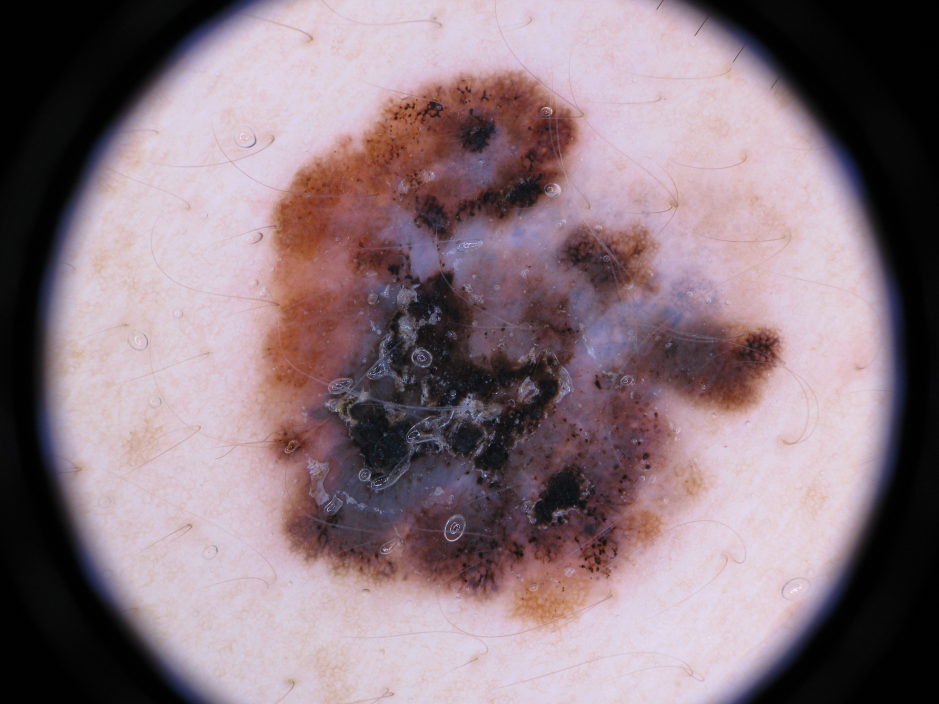
#> input picture data/images_test/img4.jpg, 2816 x 2112 px (shown at 1/3 size)
$ jupyter execute --allow-errors report.ipynb
#> lines starting #> are read from the running program, lines starting #| are printed output that depends on the picture
### src/utils/display_image.py
# Set of functions for displaying images (1, 2 or 3 images)

import numpy as np
import cv2
import matplotlib.pyplot as plt

# [16 lines left out: function viewimgs, not called in this run]


def view3imgs(img1, img2, img3):  # WARNING: img1, img2, and img3 must have the same number of channels
    # Convert to RGB for matplotlib, not the same convention as OpenCV
    img1_rgb = cv2.cvtColor(img1, cv2.COLOR_BGR2RGB) if len(img1.shape) == 3 else img1
    img2_rgb = cv2.cvtColor(img2, cv2.COLOR_BGR2RGB) if len(img2.shape) == 3 else img2
    img3_rgb = cv2.cvtColor(img3, cv2.COLOR_BGR2RGB) if len(img3.shape) == 3 else img3

    # Resize img2 and img3 if different size
    if img1.shape != img2.shape:
        img2_rgb = cv2.resize(img2_rgb, (img1.shape[1], img1.shape[0]))
    if img1.shape != img3.shape:
        img3_rgb = cv2.resize(img3_rgb, (img1.shape[1], img1.shape[0]))

    # Concatenate the three images
    img_conc = np.hstack((img1_rgb, img2_rgb, img3_rgb))

    # Plot the images
    plt.imshow(img_conc, cmap='gray' if len(img_conc.shape) == 2 else None)
    plt.axis('off')  # Hide the axes
    plt.show()


# [19 lines left out: functions viewimage, mask_display, not called in this run]

### report.ipynb
# 4IM01 - Skin Lesion Segmentation

[cell 1]
# All imports
from src.utils.display_image import viewimage, viewimgs, view3imgs
import cv2
#> (the rest of this cell did not finish here and is left out)

## Objective
This project focuses on the analysis of dermatological images of skin lesions. The goal is to create a pipeline that takes as input a dermatological image presenting a lesion and outputs the binary mask of this lesion to enable analysis by physicians. The images we analyze are all of the same type. The lesion is always located at the center of the image. We therefore seek to use a segmentation method to obtain the binary mask of each lesion.

### Statement of the segmentation problem:

One of the challenges in analyzing this type of dermatological image is that the acquisition is never identical and our pipeline must adapt to all different types of skin and lesions. Indeed, the images are diverse and present varied contrasts. Thus, we can find dark areas that complicate the application of segmentation. Some lesions are more or less marked and contrasted, which can prevent easy segmentation. The presence of hair is also one of the challenges of segmentation since it hinders the identification of the lesion itself.

The images below show this diversity within the dermatological images we consider:

[cell 2]
img4, img7, img19 = cv2.imread('data/images_test/img4.jpg'), cv2.imread('data/images_test/img7.jpg'), cv2.imread('data/images_test/img19.jpg')
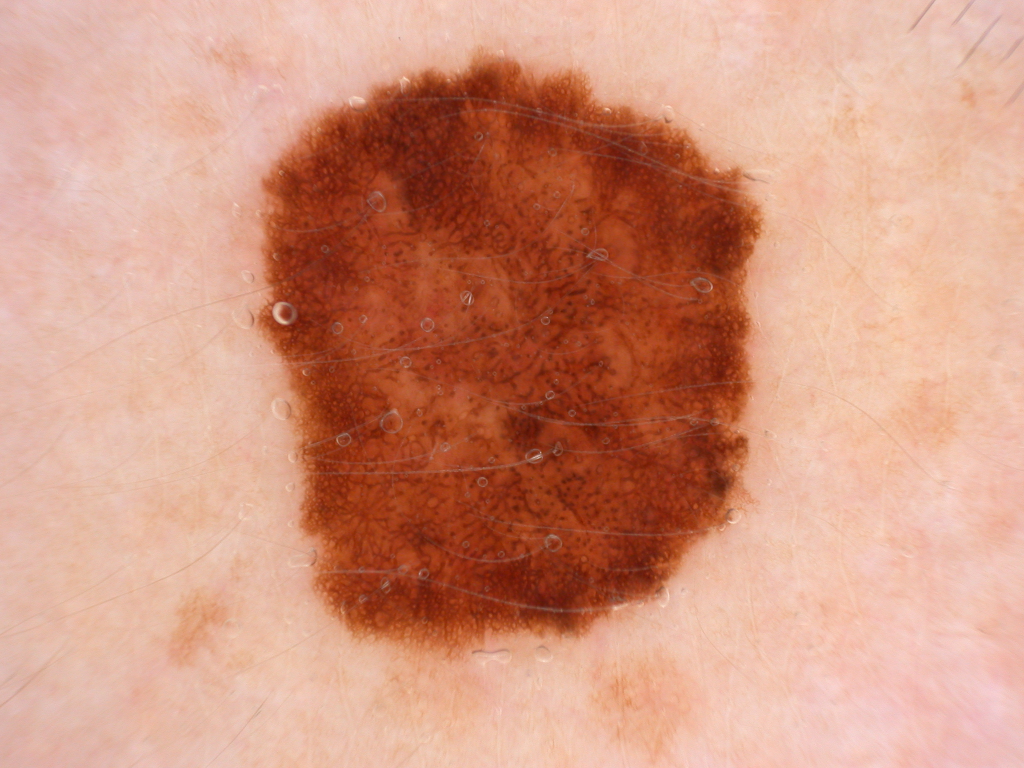
#> input picture data/images_test/img7.jpg, 2048 x 1536 px (shown at 1/2 size)
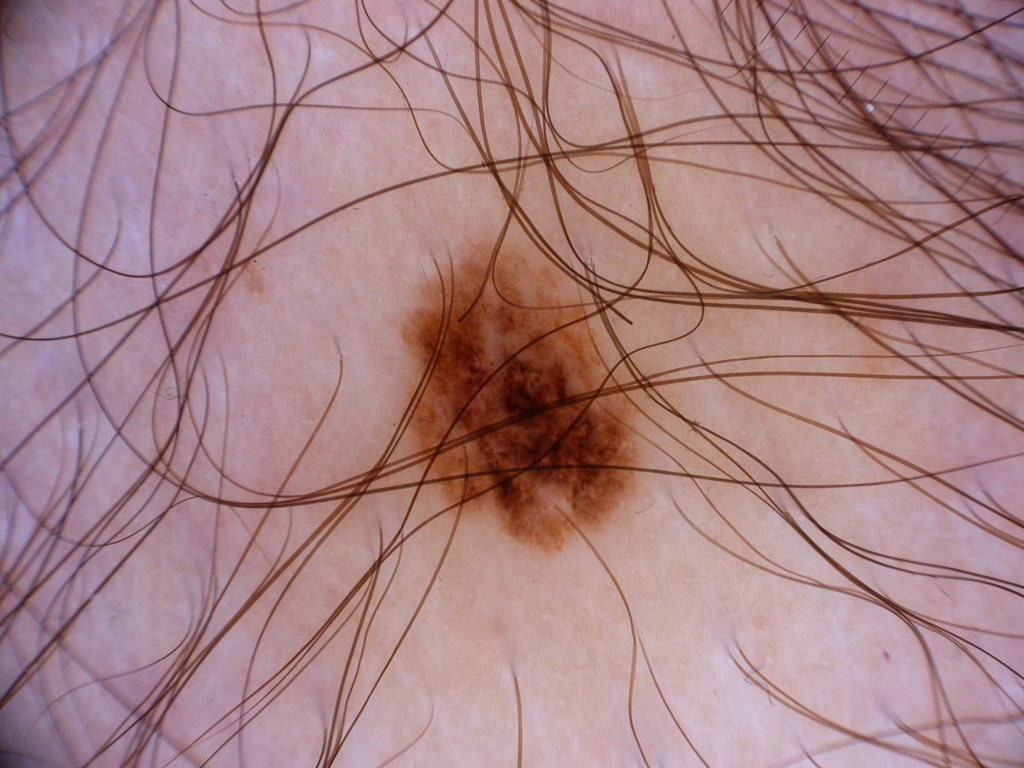
#> input picture data/images_test/img19.jpg, 2048 x 1536 px (shown at 1/2 size)
#> img4 is the input picture: shape (2112, 2816, 3); mean B, G, R 126.7, 118.9, 137.8
#> img7 is the input picture: shape (1536, 2048, 3); mean B, G, R 127.5, 150, 209.6
#> img19 is the input picture: shape (1536, 2048, 3); mean B, G, R 133, 130.1, 167
view3imgs(img4, img7, img19)

### Pipeline Organization

The pipeline implemented to obtain binary segmentation masks of skin lesions is divided into three distinct parts: pre-processing, segmentation, and post-processing.

#### Pre-processing:

The pre-processing steps aim to "clean" the original image to improve the quality of the output from the segmentation algorithm that will subsequently be applied to the dermatological image. Two sub-steps are distinguished in this image pre-treatment: _black frame removal_ and _hair removal_.

Indeed, some images present dark or black areas in the corners that interfere with the _hair removal_ and segmentation algorithms. The first challenge is therefore to select these black areas, the black frames, so as not to take them into account in the subsequent processing within the pipeline.

Next, we seek to remove potential hair present on the images because they are dark and strongly interfere with the lesions, which are also dark.

#### Otsu's Segmentation Method:

To better understand why pre-processing is essential, it is first necessary to focus on the segmentation method we used. This is Otsu's segmentation method, which allows binary segmentation between 2 classes (distinct parts of the image) and is based on maximizing the inter-class variance. A certain grayscale threshold is set, then by defining the variance of each class and then the inter-class variance, we look for the threshold that will maximize this latter variance. We can then apply binary thresholding to the image to obtain a binary mask. Due to this binarization by searching for a threshold to separate the image into two parts, we notice that the impact of hair and _black frames_ is very important because they interfere during the definition of the two classes which initially should be the skin (class C0) and the lesion (class C1).

## Otsu Segmentation:

To realize the interest of the entire pipeline, we first focus on our segmentation method alone, Otsu. As already mentioned previously, it is based on the definition of two classes using a grayscale threshold that maximizes the inter-class variance. Otsu segmentation is developed in the `otsu_seg.py` module. For Otsu's method, we convert the starting image to grayscale with the `cvtColor` function and its `cv2.COLOR_BGR2GRAY` attribute from the `cv2` module.

First, we calculate the histogram of the image with `calcHist` from `cv2`. Then, we normalize the histogram to obtain the probability of occurrence of each gray level, with the `prob_gray_lvl` function. We are then able to calculate the probability of each class and its mean as a function of threshold t, and finally the inter-class variance still as a function of t using the `var_between_class` function. It is this variance that we maximize in the `otsu` function which provides the corresponding threshold. It is with this threshold value that we apply binary thresholding afterwards.

```python
def otsu(img,mask):
    var_max = 0
    tresh = 0
    for i in range(N):
        var = var_between_class(img,mask,i)
        if var > var_max:
            var_max = var
            tresh = i
    return tresh
```
However, we notice that while Otsu's segmentation method works well for "clean" images with good contrast and a clear skin lesion, without hair and without black edges, this is not the case for all other lesion images. Indeed, for clean images, we obtain a good Dice score close to 1 (cf. image 7 with a dice of 0.98). On the other hand, if the image contains black frames, they are found in the binary mask produced by Otsu which automatically lowers the dice score (cf. image 1 with a dice of 0.51 or image 19 with a dice of 0.42). Below are the respective binary masks of images 1, 7 and 19 obtained by Otsu alone:

[cell 3]
img1 , img7, img19 = cv2.cvtColor(cv2.imread('data/images_test/img1.jpg'), cv2.COLOR_BGR2GRAY), cv2.cvtColor(cv2.imread('data/images_test/img7.jpg'), cv2.COLOR_BGR2GRAY), cv2.cvtColor(cv2.imread('data/images_test/img19.jpg'), cv2.COLOR_BGR2GRAY)
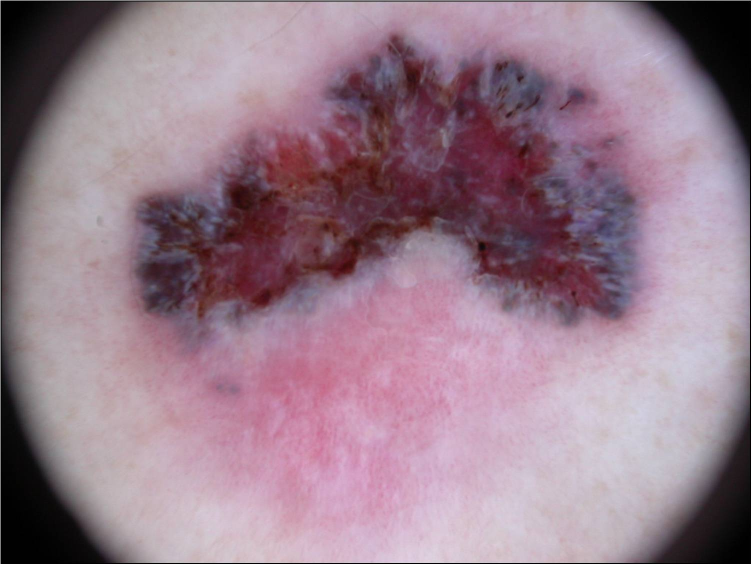
#> input picture data/images_test/img1.jpg, 1503 x 1129 px (shown at 1/2 size)
#> img1: shape (1129, 1503); min 0, max 255, mean 134.9
#> img7: shape (1536, 2048); min 35, max 246, mean 165.3
#> img19: shape (1536, 2048); min 10, max 223, mean 141.5
#> (the rest of this cell did not finish here and is left out)

Now that the need for pre-treatment on our images is clear, it is important to show the necessity of post-processing to be able to obtain the best possible lesion masks. Indeed, even if the segmentation is already satisfactory in the case of images without hair and without black edges, we realize that the lesion mask (white part) is not uniform. Post-processing methods must be applied to remedy these undesirable artifacts of Otsu segmentation. Below are examples of these undesirable artifacts on masks already satisfactory after the first two steps of the pipeline (cf. image 5 and image 6):

[cell 4]
img5, img6 = cv2.cvtColor(cv2.imread('data/images_test/img5.jpg'), cv2.COLOR_BGR2GRAY), cv2.cvtColor(cv2.imread('data/images_test/img6.jpg'), cv2.COLOR_BGR2GRAY)
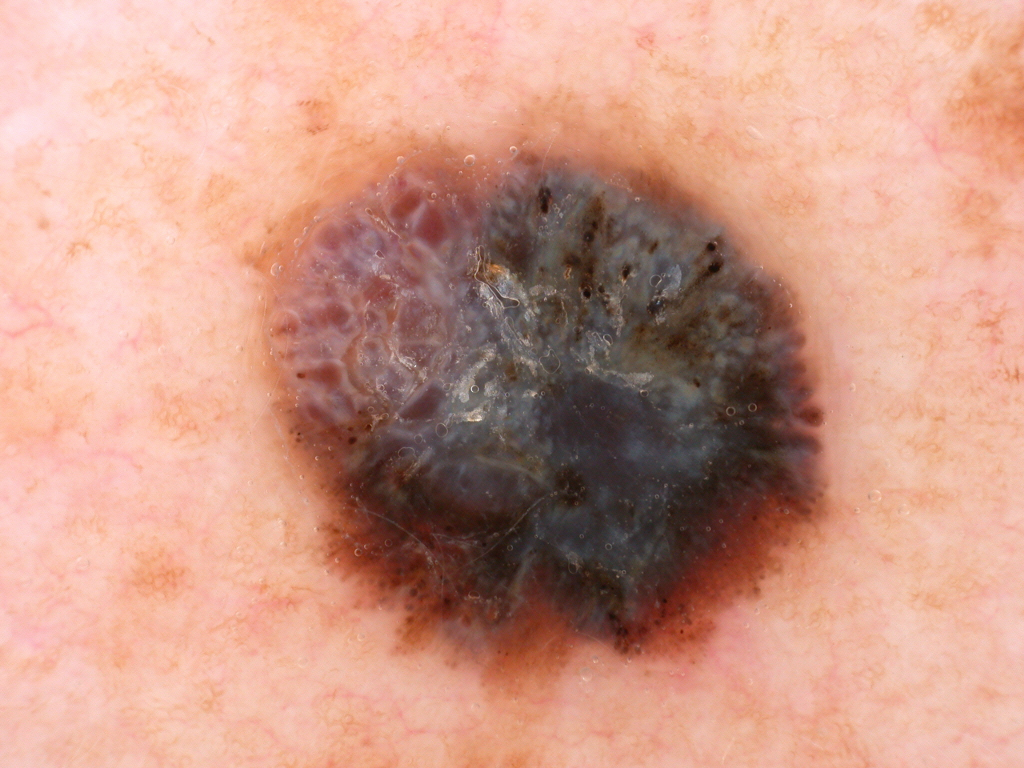
#> input picture data/images_test/img5.jpg, 2048 x 1536 px (shown at 1/2 size)
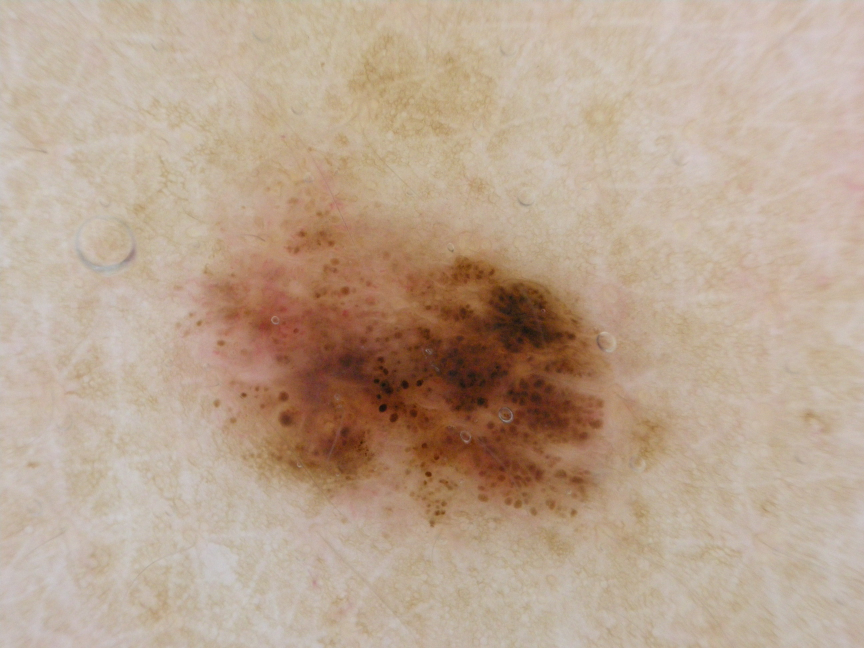
#> input picture data/images_test/img6.jpg, 2592 x 1944 px (shown at 1/3 size)
#> img5: shape (1536, 2048); min 10, max 255, mean 166.3
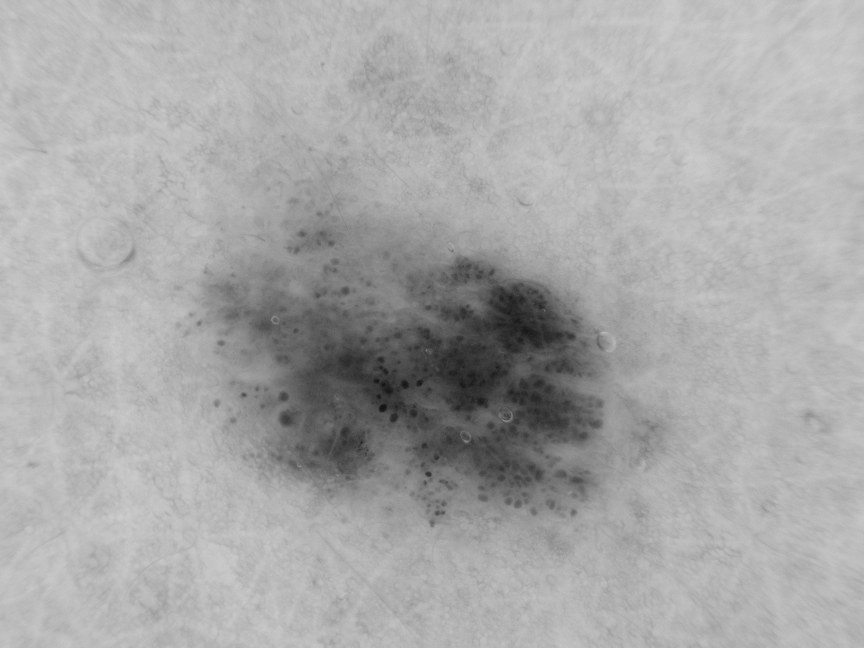
#> img6: shape (1944, 2592) (shown at 1/3 size); min 12, max 223, mean 168.5
#> (the rest of this cell did not finish here and is left out)
